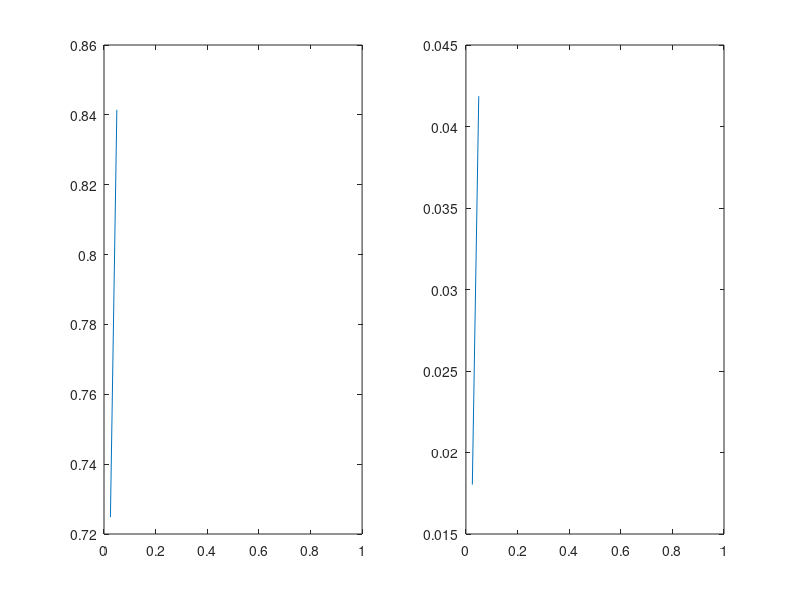

Source code (MATLAB):
P=[5:5:195];%no of cars in the road
L=201; %length of road (includes the traffic signal occupying unit length)
maxtime=1000; %Max time upto which simulation is done
c=1; %maximum speed of cars
sigcyc=120; %Signal cycle
dutyratio=1; %duty ratio
%gcv=0.1; %coefficient of variation of gaussian distribution for car velocities
greentime=dutyratio*sigcyc; %total time light is green during a signal cycle
redtime=sigcyc-greentime;
shape_parameter=1;

Realization=1;%no of realization
mobility=zeros(1,length(P));
for kl=1:Realization
for lk=1:length(P)
    p=P(lk);%Number of vehicles


distance_travelled_by_allcar=0;


l=randperm(L-1); %randomly generate integers between 1 and L-1 to
%place cars at random positions in the road of length L
l=sort(l(1:p),'ascend');%take the first p numbers for the positions of p cars

time=0; %initialize time


while (time<maxtime)

    green=0; 
    while (green<greentime)
        dis_h=[(diff(l)-1),(L-l(end)+l(1,1)-2)];%distance head
        
        %Function to determine mean velocity (cmax=1) from headway distance
        %Hyperbolic function
        %cmean=c*dis_h./(1+dis_h);
        %Sigmoidal function
        cmean=c*(dis_h.^2)./(1+(dis_h.^2));
        
        %Determine individual car velocity from a random distribution having the above mean
        %Exponential distribution (method 1)
        %cdi=exprnd(cmean); %using statistical toolbox
        %Exponential distribution (method 2)
        %cdi=(-cmean.*log(1-rand(1,length(cmean))));
        %Gamma distribution
        scale_parameter=cmean/shape_parameter;
        cdi=gamrnd(shape_parameter,scale_parameter);
        
        %Gaussian distribution with coefficient of variation gcv
        %cdi=cmean+sqrt(gcv*cmean).*randn(1,p);%min(cdi,cmean)+rand(1,p).*(max(cdi,cmean)-min(cdi,cmean));
        %cdi(cdi<0)=0; %ensures that all velocities are non-negative
        tou=min(dis_h./cdi); %time interval after which next update to be done
        %checking whether the update distance is safe or make to safe
        g=tou;
        %To esnsure that total time green is on does not exceed greentime 
        g=(~((green+g)<greentime))*(greentime-green)+((green+g)<greentime)*g;%adjust the green time to make the total green time equals to 30
        green=green+g;
        l=l+g*cdi;
        
       
        
        l(l>L)=l(l>L)-(L-1);
        [l,ind]=sort(l,'ascend');
        
        
       distance_travelled_by_allcar=distance_travelled_by_allcar+sum(g*cdi);
           
    end
    l(l>(L-1))=l(l>(L-1))-(L-1);
    [l,ind]=sort(l,'ascend');
    
    
   
   
   
    
    
    red=0;
    while (red<-1)
        dis_h=[(diff(l)-1),((L-1)-l(end))];%position of the signal is 100
        
        %Function to determine mean velocity (cmax=1) from headway distance
        %Hyperbolic function
        %cmean=c*dis_h./(1+dis_h);
        %Sigmoidal function
        cmean=c*(dis_h.^2)./(1+(dis_h.^2));
        
        %Determine individual car velocity from a random distribution having the above mean
        %Exponential distribution (method 1)
        %cdi=exprnd(cmean); %using statistical toolbox
        %Exponential distribution (method 2)
        %cdi=(-cmean.*log(1-rand(1,length(cmean))));
        %Gamma distribution
        scale_parameter=cmean/shape_parameter;
        cdi=gamrnd(shape_parameter,scale_parameter);
        
        %Gaussian distribution with coefficient of variation gcv
        %cdi=cmean+sqrt(gcv*cmean).*randn(1,p);%min(cdi,cmean)+rand(1,p).*(max(cdi,cmean)-min(cdi,cmean));
        %cdi(cdi<0)=0;
        tou=min(dis_h./cdi);
        %checking wheather the update distance is safe or make to safe
            r=tou;
        r=(~((red+r)<redtime))*(redtime-red)+((red+r)<redtime)*r;%adjust kmc ts to make the total red time is 30
        red=red+r;
        l=l+r*cdi;
        
        
       distance_travelled_by_allcar=distance_travelled_by_allcar+sum(r*cdi);
        
        
    end
    time=time+sigcyc;
end


mobility(kl,lk)=distance_travelled_by_allcar/(time*p);
end

end%end of no of realization
density=P/L;
flow=mobility.*density;%

figure;subplot(1,2,1), plot(density,mobility);
subplot(1,2,2), plot(density,flow);